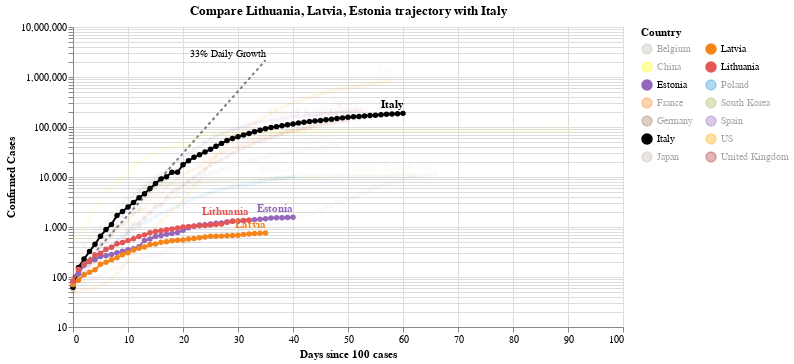

This figure's notebook cell:
### Code cell
#hide_input
chart3 = make_since_chart(['Lithuania', 'Latvia', 'Estonia'])
chart3

### Figure 1 — Vega-Lite specification as saved in the notebook (floating-point values rounded to 4 significant figures; data arrays with more than 128 entries replaced by an {"elided": "..."} marker saying what was removed)
{"config": {"view": {"continuousWidth": 400, "continuousHeight": 300}}, "layer": [{"mark": {"type": "line", "color": "black", "opacity": 0.5, "strokeDash": [3, 3]}, "encoding": {"x": {"type": "quantitative", "field": "Days since 100 cases"}, "y": {"type": "quantitative", "field": "Confirmed Cases"}}}, {"mark": {"type": "text", "align": "right", "dy": -6, "fontSize": 10, "text": "33% Daily Growth"}, "encoding": {"x": {"type": "quantitative", "field": "Days since 100 cases"}, "y": {"type": "quantitative", "field": "Confirmed Cases"}}, "transform": [{"filter": "(datum['Days since 100 cases'] >= 35)"}]}, {"data": {"name": "data-a935cc59f07bf05702d7ea7ddbe411b3"}, "mark": {"type": "line", "point": true}, "encoding": {"color": {"type": "nominal", "field": "Country", "legend": {"columns": 2}, "scale": {"domain": ["Belgium", "China", "Estonia", "France", "Germany", "Italy", "Japan", "Latvia", "Lithuania", "Poland", "South Korea", "Spain", "US", "United Kingdom"], "range": ["#C1B7AD", "yellow", "#9467bd", "#F58518", "#9D755D", "black", "#C1B7AD", "#F58518", "#E45756", "#2495D3", "#A1BA59", "#9467bd", "orange", "brown"]}}, "opacity": {"condition": {"value": 1, "selection": "selector002"}, "value": 0.05}, "tooltip": [{"type": "nominal", "field": "Country"}, {"type": "temporal", "field": "Date"}, {"type": "quantitative", "field": "Confirmed Cases"}, {"type": "quantitative", "field": "Days since 100 cases"}], "x": {"type": "quantitative", "field": "Days since 100 cases"}, "y": {"type": "quantitative", "field": "Confirmed Cases", "scale": {"type": "log"}}}, "selection": {"selector002": {"type": "multi", "fields": ["Country"], "bind": "legend", "init": [{"Country": "Lithuania"}, {"Country": "Latvia"}, {"Country": "Estonia"}, {"Country": "Italy"}]}}, "width": 550}, {"data": {"name": "data-a935cc59f07bf05702d7ea7ddbe411b3"}, "mark": {"type": "text", "align": "right", "dy": -8, "fontWeight": "bold"}, "encoding": {"color": {"type": "nominal", "field": "Country", "legend": {"columns": 2}, "scale": {"domain": ["Belgium", "China", "Estonia", "France", "Germany", "Italy", "Japan", "Latvia", "Lithuania", "Poland", "South Korea", "Spain", "US", "United Kingdom"], "range": ["#C1B7AD", "yellow", "#9467bd", "#F58518", "#9D755D", "black", "#C1B7AD", "#F58518", "#E45756", "#2495D3", "#A1BA59", "#9467bd", "orange", "brown"]}}, "opacity": {"condition": {"value": 1, "selection": "selector002"}, "value": 0.05}, "text": {"type": "nominal", "field": "Country"}, "tooltip": [{"type": "nominal", "field": "Country"}, {"type": "temporal", "field": "Date"}, {"type": "quantitative", "field": "Confirmed Cases"}, {"type": "quantitative", "field": "Days since 100 cases"}], "x": {"type": "quantitative", "field": "Days since 100 cases"}, "y": {"type": "quantitative", "field": "Confirmed Cases", "scale": {"type": "log"}}}, "transform": [{"filter": "(datum['Date'] >= 1587513600000)"}], "width": 550}], "data": {"name": "data-c1a3bbf4dd040f2e7e8e7a69520e3c2a"}, "title": "Compare Lithuania, Latvia, Estonia trajectory with Italy", "$schema": "https://vega.github.io/schema/vega-lite/v4.0.2.json", "datasets": {"data-c1a3bbf4dd040f2e7e8e7a69520e3c2a": [{"Days since 100 cases": 0, "Confirmed Cases": 100.0}, {"Days since 100 cases": 1, "Confirmed Cases": 133.0}, {"Days since 100 cases": 2, "Confirmed Cases": 176.9}, {"Days since 100 cases": 3, "Confirmed Cases": 235.3}, {"Days since 100 cases": 4, "Confirmed Cases": 312.9}, {"Days since 100 cases": 5, "Confirmed Cases": 416.2}, {"Days since 100 cases": 6, "Confirmed Cases": 553.5}, {"Days since 100 cases": 7, "Confirmed Cases": 736.1}, {"Days since 100 cases": 8, "Confirmed Cases": 979.1}, {"Days since 100 cases": 9, "Confirmed Cases": 1302.0}, {"Days since 100 cases": 10, "Confirmed Cases": 1732.0}, {"Days since 100 cases": 11, "Confirmed Cases": 2303.0}, {"Days since 100 cases": 12, "Confirmed Cases": 3064.0}, {"Days since 100 cases": 13, "Confirmed Cases": 4074.0}, {"Days since 100 cases": 14, "Confirmed Cases": 5419.0}, {"Days since 100 cases": 15, "Confirmed Cases": 7207.0}, {"Days since 100 cases": 16, "Confirmed Cases": 9586.0}, {"Days since 100 cases": 17, "Confirmed Cases": 12750.0}, {"Days since 100 cases": 18, "Confirmed Cases": 16960.0}, {"Days since 100 cases": 19, "Confirmed Cases": 22550.0}, {"Days since 100 cases": 20, "Confirmed Cases": 29990.0}, {"Days since 100 cases": 21, "Confirmed Cases": 39890.0}, {"Days since 100 cases": 22, "Confirmed Cases": 53060.0}, {"Days since 100 cases": 23, "Confirmed Cases": 70560.0}, {"Days since 100 cases": 24, "Confirmed Cases": 93850.0}, {"Days since 100 cases": 25, "Confirmed Cases": 124800.0}, {"Days since 100 cases": 26, "Confirmed Cases": 166000.0}, {"Days since 100 cases": 27, "Confirmed Cases": 220800.0}, {"Days since 100 cases": 28, "Confirmed Cases": 293700.0}, {"Days since 100 cases": 29, "Confirmed Cases": 390600.0}, {"Days since 100 cases": 30, "Confirmed Cases": 519500.0}, {"Days since 100 cases": 31, "Confirmed Cases": 690900.0}, {"Days since 100 cases": 32, "Confirmed Cases": 918900.0}, {"Days since 100 cases": 33, "Confirmed Cases": 1222000.0}, {"Days since 100 cases": 34, "Confirmed Cases": 1625000.0}, {"Days since 100 cases": 35, "Confirmed Cases": 2162000.0}], "data-a935cc59f07bf05702d7ea7ddbe411b3": {"elided": "755 records"}}}
